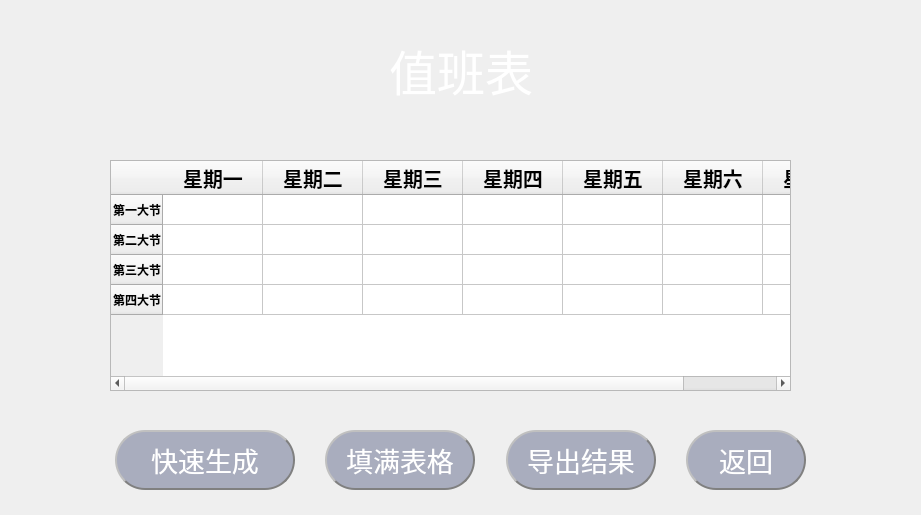
<?xml version="1.0" encoding="UTF-8"?>
<ui version="4.0">
 <class>generate</class>
 <widget class="QWidget" name="generate">
  <property name="geometry">
   <rect>
    <x>0</x>
    <y>0</y>
    <width>921</width>
    <height>515</height>
   </rect>
  </property>
  <property name="windowTitle">
   <string>Form</string>
  </property>
  <widget class="QWidget" name="horizontalLayoutWidget_2">
   <property name="geometry">
    <rect>
     <x>0</x>
     <y>30</y>
     <width>921</width>
     <height>81</height>
    </rect>
   </property>
   <layout class="QHBoxLayout" name="horizontalLayout_2">
    <item>
     <spacer name="horizontalSpacer_5">
      <property name="orientation">
       <enum>Qt::Horizontal</enum>
      </property>
      <property name="sizeHint" stdset="0">
       <size>
        <width>40</width>
        <height>20</height>
       </size>
      </property>
     </spacer>
    </item>
    <item>
     <widget class="QLabel" name="label">
      <property name="font">
       <font>
        <family>华文中宋</family>
        <pointsize>36</pointsize>
       </font>
      </property>
      <property name="styleSheet">
       <string notr="true">
color: rgb(255,255,255);  


</string>
      </property>
      <property name="text">
       <string>&lt;html&gt;&lt;head/&gt;&lt;body&gt;&lt;p&gt;值班表&lt;/p&gt;&lt;/body&gt;&lt;/html&gt;</string>
      </property>
     </widget>
    </item>
    <item>
     <spacer name="horizontalSpacer_6">
      <property name="orientation">
       <enum>Qt::Horizontal</enum>
      </property>
      <property name="sizeHint" stdset="0">
       <size>
        <width>40</width>
        <height>20</height>
       </size>
      </property>
     </spacer>
    </item>
   </layout>
  </widget>
  <widget class="QWidget" name="gridLayoutWidget">
   <property name="geometry">
    <rect>
     <x>110</x>
     <y>160</y>
     <width>681</width>
     <height>231</height>
    </rect>
   </property>
   <layout class="QGridLayout" name="gridLayout">
    <item row="0" column="1">
     <widget class="QTableWidget" name="tableWidget">
      <row>
       <property name="text">
        <string>第一大节</string>
       </property>
       <property name="font">
        <font>
         <weight>75</weight>
         <bold>true</bold>
        </font>
       </property>
      </row>
      <row>
       <property name="text">
        <string>第二大节</string>
       </property>
       <property name="font">
        <font>
         <weight>75</weight>
         <bold>true</bold>
        </font>
       </property>
      </row>
      <row>
       <property name="text">
        <string>第三大节</string>
       </property>
       <property name="font">
        <font>
         <weight>75</weight>
         <bold>true</bold>
        </font>
       </property>
      </row>
      <row>
       <property name="text">
        <string>第四大节</string>
       </property>
       <property name="font">
        <font>
         <weight>75</weight>
         <bold>true</bold>
        </font>
       </property>
      </row>
      <column>
       <property name="text">
        <string>星期一</string>
       </property>
       <property name="font">
        <font>
         <pointsize>15</pointsize>
         <weight>75</weight>
         <bold>true</bold>
        </font>
       </property>
      </column>
      <column>
       <property name="text">
        <string>星期二</string>
       </property>
       <property name="font">
        <font>
         <pointsize>15</pointsize>
         <weight>75</weight>
         <bold>true</bold>
        </font>
       </property>
      </column>
      <column>
       <property name="text">
        <string>星期三</string>
       </property>
       <property name="font">
        <font>
         <pointsize>15</pointsize>
         <weight>75</weight>
         <bold>true</bold>
        </font>
       </property>
      </column>
      <column>
       <property name="text">
        <string>星期四</string>
       </property>
       <property name="font">
        <font>
         <pointsize>15</pointsize>
         <weight>75</weight>
         <bold>true</bold>
        </font>
       </property>
      </column>
      <column>
       <property name="text">
        <string>星期五</string>
       </property>
       <property name="font">
        <font>
         <pointsize>15</pointsize>
         <weight>75</weight>
         <bold>true</bold>
        </font>
       </property>
      </column>
      <column>
       <property name="text">
        <string>星期六</string>
       </property>
       <property name="font">
        <font>
         <pointsize>15</pointsize>
         <weight>75</weight>
         <bold>true</bold>
        </font>
       </property>
      </column>
      <column>
       <property name="text">
        <string>星期日</string>
       </property>
       <property name="font">
        <font>
         <pointsize>15</pointsize>
         <weight>75</weight>
         <bold>true</bold>
        </font>
       </property>
      </column>
     </widget>
    </item>
   </layout>
  </widget>
  <widget class="QWidget" name="horizontalLayoutWidget">
   <property name="geometry">
    <rect>
     <x>90</x>
     <y>420</y>
     <width>741</width>
     <height>81</height>
    </rect>
   </property>
   <layout class="QHBoxLayout" name="horizontalLayout">
    <item>
     <spacer name="horizontalSpacer">
      <property name="orientation">
       <enum>Qt::Horizontal</enum>
      </property>
      <property name="sizeHint" stdset="0">
       <size>
        <width>40</width>
        <height>20</height>
       </size>
      </property>
     </spacer>
    </item>
    <item>
     <widget class="QPushButton" name="quickButton">
      <property name="minimumSize">
       <size>
        <width>180</width>
        <height>60</height>
       </size>
      </property>
      <property name="maximumSize">
       <size>
        <width>180</width>
        <height>60</height>
       </size>
      </property>
      <property name="font">
       <font>
        <family>华文中宋</family>
        <pointsize>20</pointsize>
       </font>
      </property>
      <property name="styleSheet">
       <string notr="true">background-color: rgb(169, 173, 190);
color: rgb(255,255,255);  
border-radius: 30px;  border: 2px groove gray;

border-style: outset;</string>
      </property>
      <property name="text">
       <string>快速生成</string>
      </property>
     </widget>
    </item>
    <item>
     <spacer name="horizontalSpacer_2">
      <property name="orientation">
       <enum>Qt::Horizontal</enum>
      </property>
      <property name="sizeHint" stdset="0">
       <size>
        <width>40</width>
        <height>20</height>
       </size>
      </property>
     </spacer>
    </item>
    <item>
     <widget class="QPushButton" name="fullButton">
      <property name="minimumSize">
       <size>
        <width>150</width>
        <height>60</height>
       </size>
      </property>
      <property name="maximumSize">
       <size>
        <width>150</width>
        <height>60</height>
       </size>
      </property>
      <property name="font">
       <font>
        <family>华文中宋</family>
        <pointsize>20</pointsize>
       </font>
      </property>
      <property name="styleSheet">
       <string notr="true">background-color: rgb(169, 173, 190);
color: rgb(255,255,255);  
border-radius: 30px;  border: 2px groove gray;

border-style: outset;</string>
      </property>
      <property name="text">
       <string>填满表格</string>
      </property>
     </widget>
    </item>
    <item>
     <spacer name="horizontalSpacer_7">
      <property name="orientation">
       <enum>Qt::Horizontal</enum>
      </property>
      <property name="sizeHint" stdset="0">
       <size>
        <width>40</width>
        <height>20</height>
       </size>
      </property>
     </spacer>
    </item>
    <item>
     <widget class="QPushButton" name="exportButton">
      <property name="minimumSize">
       <size>
        <width>150</width>
        <height>60</height>
       </size>
      </property>
      <property name="maximumSize">
       <size>
        <width>150</width>
        <height>60</height>
       </size>
      </property>
      <property name="font">
       <font>
        <family>华文中宋</family>
        <pointsize>20</pointsize>
       </font>
      </property>
      <property name="styleSheet">
       <string notr="true">background-color: rgb(169, 173, 190);
color: rgb(255,255,255);  
border-radius: 30px;  border: 2px groove gray;

border-style: outset;</string>
      </property>
      <property name="text">
       <string>导出结果</string>
      </property>
     </widget>
    </item>
    <item>
     <spacer name="horizontalSpacer_4">
      <property name="orientation">
       <enum>Qt::Horizontal</enum>
      </property>
      <property name="sizeHint" stdset="0">
       <size>
        <width>40</width>
        <height>20</height>
       </size>
      </property>
     </spacer>
    </item>
    <item>
     <widget class="QPushButton" name="returnButton">
      <property name="minimumSize">
       <size>
        <width>120</width>
        <height>60</height>
       </size>
      </property>
      <property name="maximumSize">
       <size>
        <width>120</width>
        <height>60</height>
       </size>
      </property>
      <property name="font">
       <font>
        <family>华文中宋</family>
        <pointsize>20</pointsize>
       </font>
      </property>
      <property name="styleSheet">
       <string notr="true">background-color: rgb(169, 173, 190);
color: rgb(255,255,255);  
border-radius: 30px;  border: 2px groove gray;

border-style: outset;</string>
      </property>
      <property name="text">
       <string>返回</string>
      </property>
     </widget>
    </item>
    <item>
     <spacer name="horizontalSpacer_3">
      <property name="orientation">
       <enum>Qt::Horizontal</enum>
      </property>
      <property name="sizeHint" stdset="0">
       <size>
        <width>40</width>
        <height>20</height>
       </size>
      </property>
     </spacer>
    </item>
   </layout>
  </widget>
  <widget class="QWidget" name="widget" native="true">
   <property name="geometry">
    <rect>
     <x>-20</x>
     <y>-10</y>
     <width>941</width>
     <height>531</height>
    </rect>
   </property>
   <property name="styleSheet">
    <string notr="true">background-image: url(:/new/picture.png);</string>
   </property>
  </widget>
  <zorder>widget</zorder>
  <zorder>horizontalLayoutWidget_2</zorder>
  <zorder>gridLayoutWidget</zorder>
  <zorder>horizontalLayoutWidget</zorder>
 </widget>
 <resources/>
 <connections/>
</ui>
